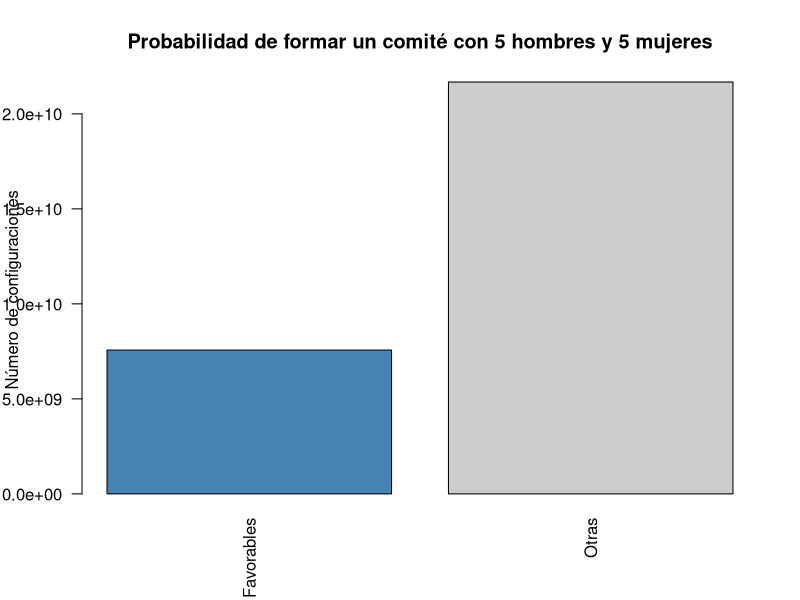
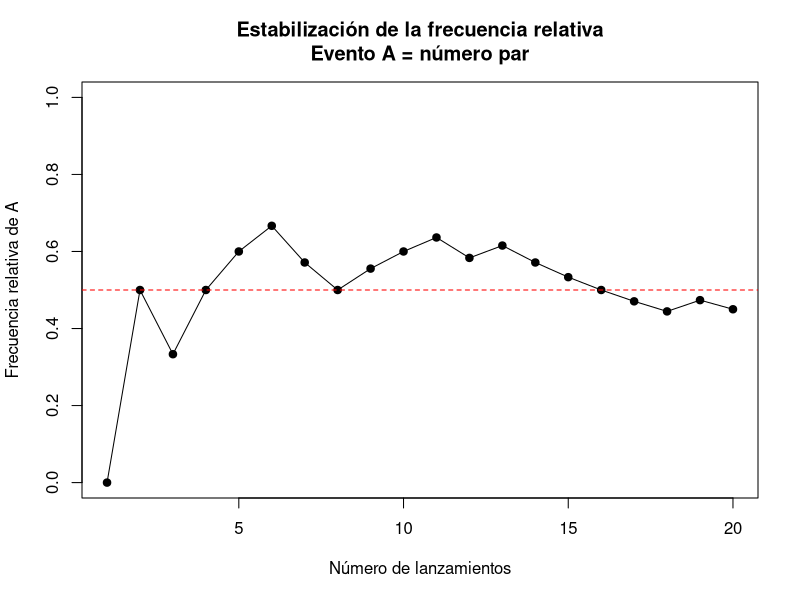
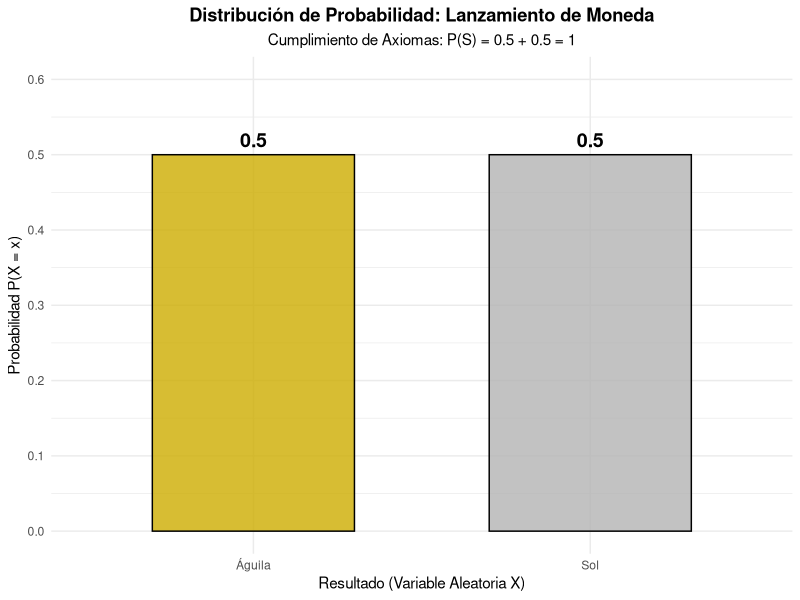
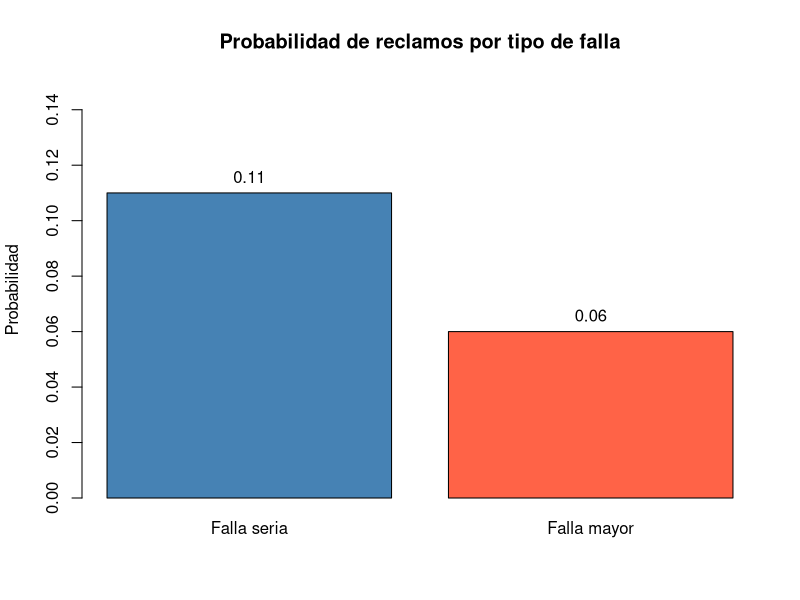
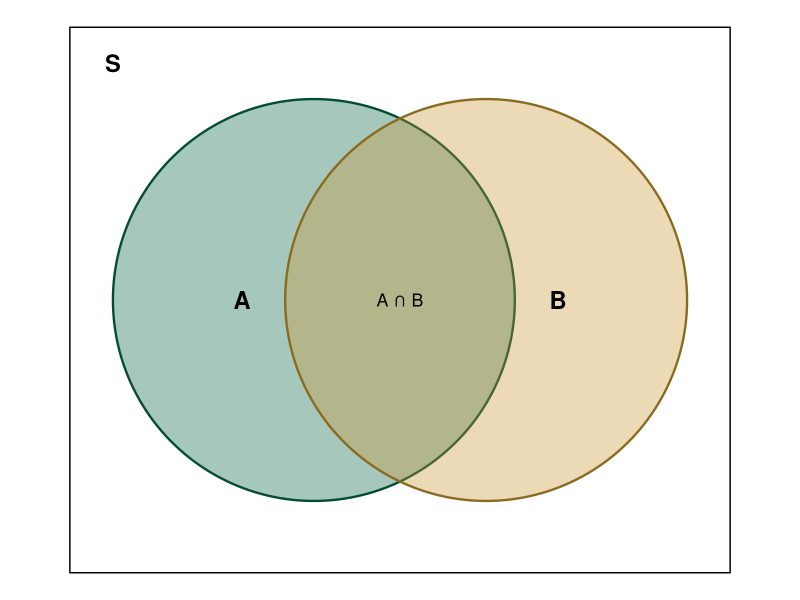
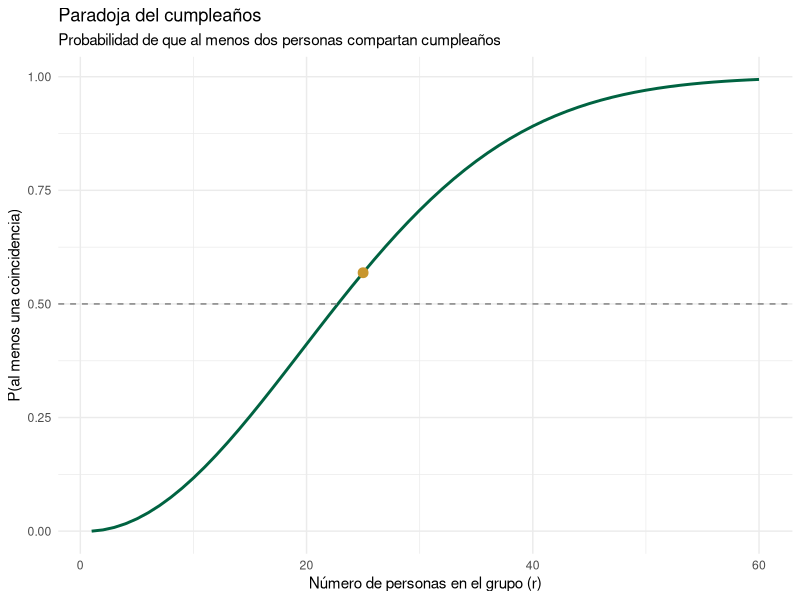
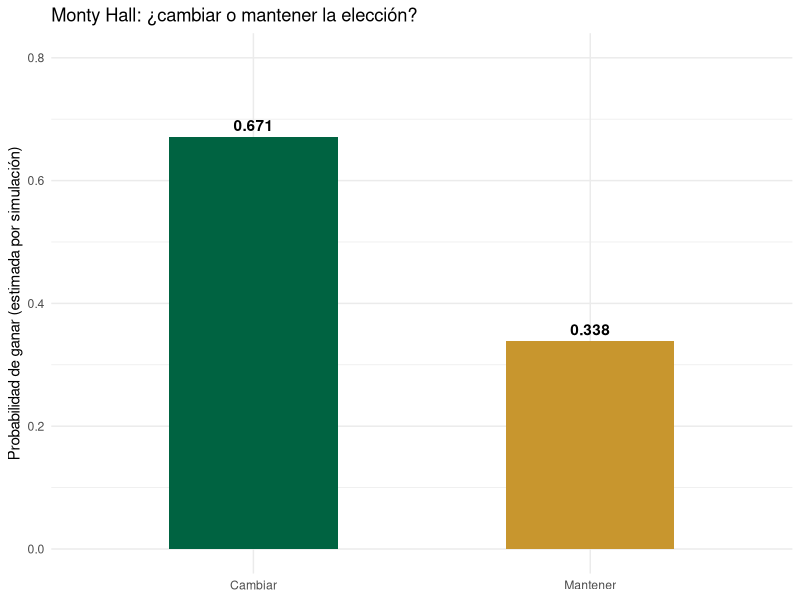
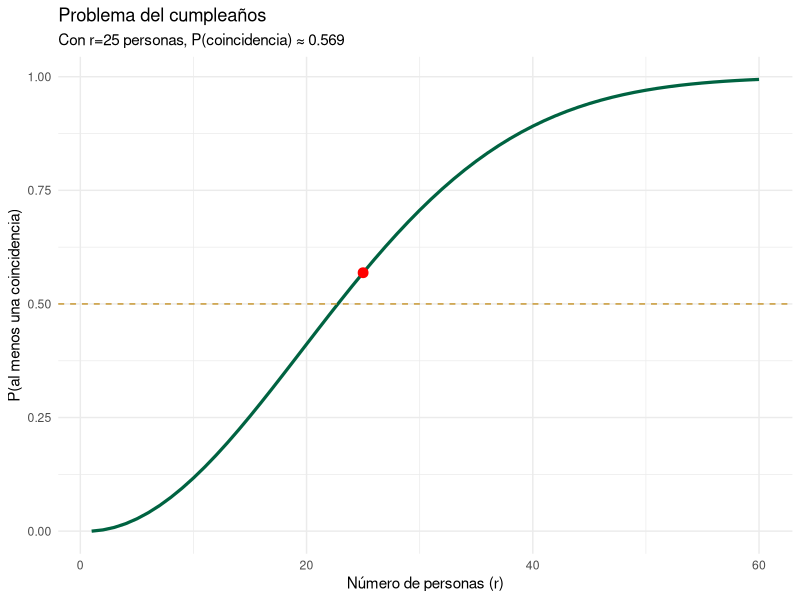

These charts were generated, in order, by the following R code:
## ---- chunk 1
# Valores combinatorios
total <- choose(55, 10)
favorables <- choose(30, 5) * choose(25, 5)

# Crear data frame
datos <- data.frame(
  Tipo = c("Favorables", "Otras"),
  Cantidad = c(favorables, total - favorables)
)

# Visualización
barplot(
  datos$Cantidad,
  names.arg = datos$Tipo,
  col = c("steelblue", "gray80"),
  main = "Probabilidad de formar un comité con 5 hombres y 5 mujeres",
  ylab = "Número de configuraciones",
  las = 2
)
## ---- chunk 2
set.seed(123)

# Número de lanzamientos
n <- 20

# Simulación de lanzamientos del dado
lanzamientos <- sample(1:6, n, replace = TRUE)

# Evento A: número par
evento_A <- lanzamientos %% 2 == 0

# Frecuencia acumulada
n_A <- cumsum(evento_A)
frecuencia_relativa <- n_A / seq_len(n)

# Gráfica
plot(
  frecuencia_relativa,
  type = "o",
  pch = 19,
  ylim = c(0, 1),
  xlab = "Número de lanzamientos",
  ylab = "Frecuencia relativa de A",
  main = "Estabilización de la frecuencia relativa\nEvento A = número par"
)

abline(h = 0.5, col = "red", lty = 2)
## ---- chunk 3
library(ggplot2)

# 1. Definir los datos del espacio muestral y sus probabilidades
df_moneda <- data.frame(
  Resultado = c("Águila", "Sol"),
  Probabilidad = c(0.5, 0.5)
)

# 2. Crear el gráfico de barras
ggplot(df_moneda, aes(x = Resultado, y = Probabilidad, fill = Resultado)) +
  geom_bar(stat = "identity", color = "black", width = 0.6, alpha = 0.8) +
  # Añadir etiquetas de texto con la probabilidad
  geom_text(aes(label = Probabilidad), vjust = -0.5, fontface = "bold", size = 5) +
  # Configuración de colores
  scale_fill_manual(values = c("Águila" = "gold3", "Sol" = "gray70")) +
  # Estética y títulos
  theme_minimal() +
  labs(
    title = "Distribución de Probabilidad: Lanzamiento de Moneda",
    subtitle = "Cumplimiento de Axiomas: P(S) = 0.5 + 0.5 = 1",
    x = "Resultado (Variable Aleatoria X)",
    y = "Probabilidad P(X = x)"
  ) +
  # Ajustar límites del eje Y para ver bien las etiquetas
  scale_y_continuous(limits = c(0, 0.6), breaks = seq(0, 1, 0.1)) +
  theme(
    plot.title = element_text(face = "bold", hjust = 0.5),
    plot.subtitle = element_text(hjust = 0.5),
    legend.position = "none"
  )
## ---- chunk 4
# Crear tabla de probabilidades
probabilidades <- data.frame(
  Tipo = c("Falla seria", "Falla mayor"),
  Probabilidad = c(0.11, 0.06)
)

# Visualización con gráfico de barras
barplot(
  probabilidades$Probabilidad,
  names.arg = probabilidades$Tipo,
  ylim = c(0, 0.15),
  col = c("steelblue", "tomato"),
  main = "Probabilidad de reclamos por tipo de falla",
  ylab = "Probabilidad"
)

# Agregar etiquetas numéricas
text(
  x = c(0.7, 1.9),
  y = probabilidades$Probabilidad,
  labels = probabilidades$Probabilidad,
  pos = 3
)
## ---- chunk 5
# Definición de probabilidades
p_mujer <- 0.70
p_hombre <- 0.30
p_fuma_dado_mujer <- 0.10
p_fuma_dado_hombre <- 0.20

# Teorema de Probabilidad Total
p_total_fumador <- (p_fuma_dado_hombre * p_hombre) + (p_fuma_dado_mujer * p_mujer)
print(paste("El porcentaje total de fumadores es:", p_total_fumador * 100, "%"))
## ---- chunk 6
# Ejemplo didáctico de la estructura del Teorema de Bayes
# Árbol de decisión simple para la prueba de Tuberculosis
cat("Probabilidad Total de Positivo P(B):", (0.96 * 0.001) + (0.05 * 0.999))
## ---- chunk 7
#| label: fig-venn
#| fig-cap: "Diagrama de Venn generado por código: eventos A y B en el espacio muestral S"
library(ggplot2)

circulo <- function(cx, cy, r, n = 200) {
  t <- seq(0, 2 * pi, length.out = n)
  data.frame(x = cx + r * cos(t), y = cy + r * sin(t))
}

cA <- circulo(-0.6, 0, 1.4)
cB <- circulo(0.6, 0, 1.4)

ggplot() +
  geom_polygon(data = cA, aes(x, y), fill = "#006341", alpha = 0.35, color = "#004D31", linewidth = 0.8) +
  geom_polygon(data = cB, aes(x, y), fill = "#C8962E", alpha = 0.35, color = "#8a6a1f", linewidth = 0.8) +
  annotate("text", x = -1.1, y = 0, label = "A", size = 6, fontface = "bold") +
  annotate("text", x = 1.1, y = 0, label = "B", size = 6, fontface = "bold") +
  annotate("text", x = 0, y = 0, label = expression(A ~ "∩" ~ B), size = 4.5) +
  annotate("rect", xmin = -2.3, xmax = 2.3, ymin = -1.9, ymax = 1.9, alpha = 0, color = "black") +
  annotate("text", x = -2.0, y = 1.65, label = "S", size = 6, fontface = "bold") +
  coord_equal() +
  theme_void()
## ---- chunk 8
#| label: fig-cumpleanos
#| fig-cap: "Probabilidad de coincidencia de cumpleaños según el tamaño del grupo"
r <- 1:60
prob_sin_coincidencia <- sapply(r, function(n) prod((365 - 0:(n - 1)) / 365))
prob_coincidencia <- 1 - prob_sin_coincidencia

df_cumple <- data.frame(r = r, probabilidad = prob_coincidencia)

ggplot(df_cumple, aes(x = r, y = probabilidad)) +
  geom_line(color = "#006341", linewidth = 1) +
  geom_point(data = df_cumple[df_cumple$r == 25, ], color = "#C8962E", size = 3) +
  geom_hline(yintercept = 0.5, linetype = "dashed", color = "grey50") +
  labs(
    title = "Paradoja del cumpleaños",
    subtitle = "Probabilidad de que al menos dos personas compartan cumpleaños",
    x = "Número de personas en el grupo (r)",
    y = "P(al menos una coincidencia)"
  ) +
  theme_minimal()

cat("Con r = 25 personas, P(al menos una coincidencia) =",
    round(prob_coincidencia[25], 3), "\n")
## ---- chunk 9
set.seed(123)
n <- 1e6
tiene_virus <- runif(n) < 0.005
positivo <- ifelse(tiene_virus, runif(n) < 0.99, runif(n) < 0.03)

p_v_dado_s <- sum(tiene_virus & positivo) / sum(positivo)
cat("P(V | S) estimado por simulación:", round(p_v_dado_s, 3), "\n")
cat("P(V | S) teórico:", round(0.99 * 0.005 / (0.99 * 0.005 + 0.03 * 0.995), 3), "\n")
## ---- chunk 10
#| label: fig-montyhall
#| fig-cap: "Simulación de Monte Carlo: probabilidad de ganar al cambiar vs. mantener la elección"
set.seed(2024)
muestrear <- function(x, ...) if (length(x) == 1) x else sample(x, ...)

simular_monty_hall <- function(n, cambiar) {
  ganadas <- 0
  for (i in 1:n) {
    puertas <- 1:3
    premio <- sample(puertas, 1)
    eleccion <- sample(puertas, 1)
    abre <- muestrear(puertas[puertas != premio & puertas != eleccion], 1)
    if (cambiar) {
      eleccion_final <- muestrear(puertas[puertas != eleccion & puertas != abre], 1)
    } else {
      eleccion_final <- eleccion
    }
    if (eleccion_final == premio) ganadas <- ganadas + 1
  }
  ganadas / n
}

n_sim <- 10000
resultados <- data.frame(
  estrategia = c("Mantener", "Cambiar"),
  probabilidad = c(simular_monty_hall(n_sim, FALSE), simular_monty_hall(n_sim, TRUE))
)

ggplot(resultados, aes(x = estrategia, y = probabilidad, fill = estrategia)) +
  geom_col(width = 0.5) +
  geom_text(aes(label = round(probabilidad, 3)), vjust = -0.5, fontface = "bold") +
  scale_fill_manual(values = c("Mantener" = "#C8962E", "Cambiar" = "#006341")) +
  coord_cartesian(ylim = c(0, 0.8)) +
  labs(title = "Monty Hall: ¿cambiar o mantener la elección?",
       x = NULL, y = "Probabilidad de ganar (estimada por simulación)") +
  theme_minimal() +
  theme(legend.position = "none")
## ---- chunk 11
n <- 44; k <- 6
total <- choose(n, k)
cat("Resultados posibles en Melate:", format(total, big.mark=","), "\n")
cat("P(premio mayor) =", round(1/total, 10), "\n")
## ---- chunk 12
prob_coincidencia <- function(r) {
  p_no_coinc <- prod(seq(365, 365 - r + 1) / 365)
  1 - p_no_coinc
}

r_vals <- 1:60
probs  <- sapply(r_vals, prob_coincidencia)
r25    <- prob_coincidencia(25)

cat("P(coincidencia | r=25) =", round(r25, 4), "\n")
cat("P(coincidencia | r=23) =", round(prob_coincidencia(23), 4),
    " — supera 0.50\n")

df_b <- data.frame(r = r_vals, p = probs)
library(ggplot2)
ggplot(df_b, aes(x = r, y = p)) +
  geom_line(color = "#006341", linewidth = 1.1) +
  geom_hline(yintercept = 0.5, linetype = "dashed", color = "#C8962E") +
  geom_point(data = data.frame(r=25, p=r25), color = "red", size = 3) +
  theme_minimal() +
  labs(title = "Problema del cumpleaños",
       subtitle = paste0("Con r=25 personas, P(coincidencia) ≈ ",
                         round(r25, 3)),
       x = "Número de personas (r)", y = "P(al menos una coincidencia)")
## ---- chunk 13
p_exito  <- 1/6
n_dados  <- 3

# P(X=0): pierdes
p_pierdes <- dbinom(0, n_dados, p_exito)
# P(X>=1): ganas
p_ganas   <- 1 - p_pierdes

ganancia_esp <- p_ganas * 1 + p_pierdes * (-1)

cat("P(no aparece, pierdes) =", round(p_pierdes, 4), "\n")
cat("P(aparece >= 1, ganas) =", round(p_ganas, 4), "\n")
cat("Ganancia esperada      =", round(ganancia_esp, 4),
    "pesos por ronda\n")
cat("Conviene jugar:", ifelse(ganancia_esp > 0, "SÍ", "NO"), "\n")
## ---- chunk 14
P_M  <- 0.76          # P(Mujer)
P_H  <- 0.24          # P(Hombre) = 1 - P(M)
P_F_M <- 0.25         # P(Fuma | Mujer)
P_F_H <- 1/3          # P(Fuma | Hombre)

# Probabilidad total de fumadores
P_F <- P_F_M * P_M + P_F_H * P_H
# Bayes: P(H | F)
P_H_F <- (P_F_H * P_H) / P_F

cat("P(Fuma)            =", round(P_F, 4), "\n")
cat("P(Hombre | Fuma)   =", round(P_H_F, 4), "\n")
cat("P(Mujer  | Fuma)   =", round(1 - P_H_F, 4), "\n")
